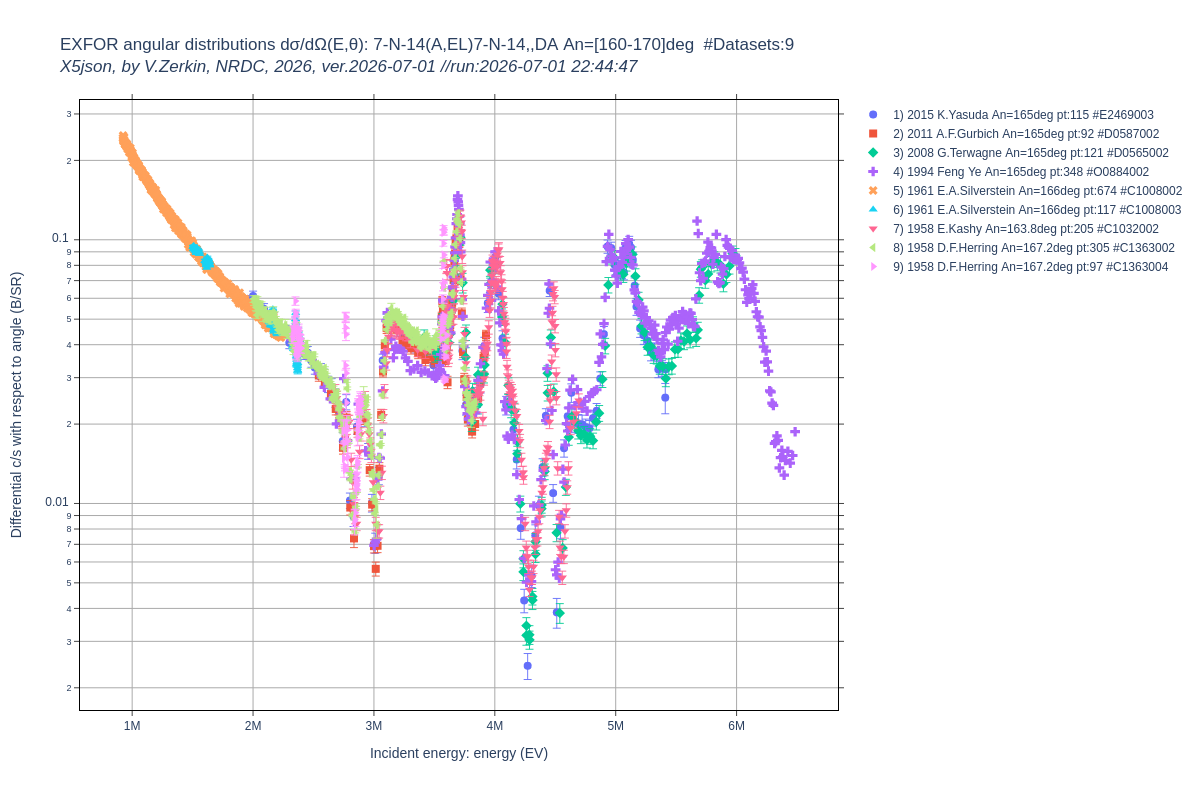

This chart was generated by the following Python code:
"""
 ***********************************************************************************
 * Copyright (C) 2026 Viktor Zerkin (NRDC), v.zerkin@gmail.com                     *
 *-----------------------------------------------------------------------------    *
 * Permission is hereby granted, free of charge, to any person obtaining a copy    *
 * of this software and associated documentation files (the "Software"), to deal   *
 * in the Software without restriction, including without limitation the rights    *
 * to use, copy, modify, merge, publish, distribute, sublicense, and/or sell       *
 * copies of the Software, and to permit persons to whom the Software is furnished *
 * to do so, subject to the following conditions:                                  *
 *                                                                                 *
 * The above copyright notice and this permission notice shall be included in all  *
 * copies or substantial portions of the Software.                                 *
 *                                                                                 *
 * THE SOFTWARE IS PROVIDED "AS IS", WITHOUT WARRANTY OF ANY KIND, EXPRESS OR      *
 * IMPLIED, INCLUDING BUT NOT LIMITED TO THE WARRANTIES OF MERCHANTABILITY,        *
 * FITNESS FOR A PARTICULAR PURPOSE AND NONINFRINGEMENT. IN NO EVENT SHALL THE     *
 * AUTHORS OR COPYRIGHT HOLDERS BE LIABLE FOR ANY CLAIM, DAMAGES OR OTHER          *
 * LIABILITY, WHETHER IN AN ACTION OF CONTRACT, TORT OR OTHERWISE, ARISING FROM,   *
 * OUT OF OR IN CONNECTION WITH THE SOFTWARE OR THE USE OR OTHER DEALINGS IN       *
 * THE SOFTWARE.                                                                   *
 *                                                                                 *
 *-----------------------------------------------------------------------------    *
 *   AUTHOR:                                                                       *
 *   Viktor Zerkin, PhD, IAEA-NDS(1999-2023), NRDC(1999-2026)                      *
 *   e-mail: v.zerkin@gmail.com                                                    *
 ***********************************************************************************
"""
import datetime
import json
import math
import sys
sys.path.append('./')
from x5subr import *
import plotly
from plotly.graph_objs import Scatter, Layout 
from pprint import pprint

print("Program: x5data4e.py, ver.2026-07-01")
print("Author:  V.Zerkin, Vienna, 2026")
print("Purpose: find datasets by reaction, load X5-json, extract data")
print("         filter data by angle, plot by Plotly")
print("")

ct=str(datetime.datetime.now())[:19]
print("Running: "+ct+"\n")
#input("Press the <ENTER> key to continue...")

nexample='default'
if (len(sys.argv)>1) and (sys.argv[1]!=''): nexample=str(sys.argv[1])

base='./'

def sort_ya1(ds):
    rr=str(ds['year1'])+','+ds['author1ini']+ds['author1']
    return rr

#datasets=read_csv_file("EXFOR-Datasets.csv")
datasets=read_csv_file("X5-Datasets.csv")
nDatasets=len(datasets)
print('-0-Datasets:'+str(nDatasets))
eiMin=None
eiMax=None

reacode='7-N-14(A,EL)7-N-14,,DA'
an=43; anMin=an-2; anMax=an+2
an=150; anMin=110; anMax=180
an=165; anMin=an-5; anMax=an+5
eiMax=6.5e6

if nexample=='ex1':
    reacode='6-C-12(A,EL)6-C-12,,DA'
    an=130; anMin=an-2; anMax=an+2
    an=130; anMin=an-3; anMax=an+3
    eiMax=6.5e6

if nexample=='ex2':
    reacode='8-O-16(P,EL)8-O-16,,DA'
    an=139; anMin=an-1; anMax=an+1
    eiMax=6e6

if nexample=='ex3':
    reacode='20-CA-40(P,EL)20-CA-40,,DA'
    an=160; anMin=an-2; anMax=an+2
    eiMax=3e6

print('---ReactionCode:',reacode)
print('---Angle.out:   ',anMin,'-',anMax,'deg.')
print('---Energy.in:   ',str(eiMin),'-',str(eiMax),'eV')

datasets=filter_datasets(datasets,'ReactionCode',reacode)
nDatasets=len(datasets)
print('-1-Datasets:'+str(nDatasets))
if (nDatasets<=0):
    print("---No data found---")
    sys.exit(2)

xtitle=''; ytitle=''
outDatasets={}
dss=[];ids=0
for dataset in datasets:
    entryfile=base+dataset['dir']+'/'+dataset['Entry']+'.x5.json'
    EntryID=dataset['Entry']
    SubentID=dataset['DatasetID'][:8]
    DatasetID=dataset['DatasetID']
    print(str(ids)+') File:['+entryfile+'] Subent:'+SubentID+' Dataset:'+DatasetID)
    f=open(entryfile)
    Entry=json.load(f)
    ids+=1
    Subent=get_subent(Entry,SubentID)
    if (Subent is None): continue
    ds=get_dataset(Subent,DatasetID)
#    print('\n\n++++\n'+json.dumps(ds,indent=2))
    if (ds is None): continue
    print('    c5data:',get_cvars(ds))
    yobj=ds['c5data'].get('y')
    eobj=ds['c5data'].get('x1')	# EN(EV)
    aobj=ds['c5data'].get('x2')	# ANG(ADEG)
    ytitle=ds['quantExpan']+' ('+yobj['units']+')'
    xtitle=eobj['expansion']+' ('+eobj['units']+')'
    yarr=yobj.get('y');  dyarr=yobj.get('dy')
    earr=eobj.get('x1'); dearr=eobj.get('dx1')
    aarr=aobj.get('x2'); daarr=aobj.get('dx2')
#    print('\t==arrays:',len(yarr),len(earr),len(aarr))
    if (yarr is None): continue
    if (earr is None): continue
    if (aarr is None): continue
    nPnt=0
    yy=[]; dy=[]; xx=[]; dx=[]; aa=-777; aas=[]
    for ii in range(len(yarr)):
        y=yarr[ii]
        e=earr[0]
        if len(earr)>1: e=earr[ii]  #--repeating value
        a=aarr[0]
        if len(aarr)>1: a=aarr[ii]  #--repeating value
        aas.append(a)
        if (a<anMin) or (a>anMax): continue
        if eiMax is not None:
            if (e>eiMax): continue
        aa=a
        nowDatasetSplit=ds['DatasetID']+' '+str(round(aa))
#       nowDatasetSplit=ds['DatasetID']+' '+str(math.floor(aa))
#       print('---nowDatasetSplit:['+nowDatasetSplit+']')
        nowDataset=outDatasets.get(nowDatasetSplit)
        if nowDataset is None:
            nowDataset={}
            outDatasets[nowDatasetSplit]=nowDataset
            nowDataset['DatasetID']=ds['DatasetID']
            nowDataset['year1']=ds['year1']
            nowDataset['author1ini']=ds['author1ini']
            nowDataset['author1']=ds['author1']
            yy=[]; dy=[]; xx=[]; dx=[]
            nowDataset['y']=yy; nowDataset['dy']=dy
            nowDataset['x']=xx; nowDataset['dx']=dx
            nowDataset['x4lbl']=str(ds['year1'])+' '+ds['author1ini']+ds['author1']+' An='+str(round(aa,1))+'deg'
#           print('++++\n'+json.dumps(nowDataset,indent=2))
        else:
            yy=nowDataset['y']; dy=nowDataset['dy']
            xx=nowDataset['x']; dx=nowDataset['dx']
        nPnt+=1
        yy.append(y)
        xx.append(e)
        if dyarr is not None: dy.append(dyarr[ii])
        if dearr is not None: dx.append(dearr[ii])
    aas=list(set(aas))
    aas=sorted(aas)
#   print('    outDatasets:'+str(len(outDatasets)))
    print('    Dataset:'+ds['DatasetID']+' '+str(ds['year1'])+','+ds['author1']
	+' #Pnt:'+str(len(yarr))
	+' #Pnt.selected:'+str(nPnt)
	+' #Aout:'+str(len(aas))
	+' Aout(deg):'+str(aas[:8])
	)
#    if ids>0: break

#print('++++++++\n'+json.dumps(outDatasets,indent=2))
outDatasets=list(outDatasets.values())
print('---ReactionCode:',reacode)
print('---Angle.out:   ',anMin,'-',anMax,'deg.')
print('---Energy.in:   ',str(eiMin),'-',str(eiMax),'eV')
print('---Data selected---')
dss=[];ids=0
for dataset in outDatasets:
    ids+=1
    print(str(ids).rjust(4)+' '+dataset['x4lbl']+' ly:'+str(len(dataset['y'])))
    if len(dataset['y'])>0: dss.append(dataset)
#    print('++++\n'+json.dumps(dataset,indent=2))

dss=sorted(dss,key=sort_ya1,reverse=True)
nDatasets=len(dss)
print('-1-Datasets:'+str(nDatasets))
if (nDatasets<=0):
    print("---No data to plot---")
    sys.exit(2)

#_________________Preparing EXFOR data for plot_________________
data1=[]; ii=0
for ds in dss:
    tr=Scatter(x=ds['x'],y=ds['y']
	,text=ds['x4lbl']
	,name=str(ii+1)+') '+ds['x4lbl']+' pt:'+str(len(ds['x']))+' #'+ds['DatasetID']
	,marker_symbol=str(ii%33)
	,marker_size=8
	,mode="markers"
	)
    if (ds['dy'] is not None): tr.error_y=dict(type='data',array=ds['dy'],visible=True,thickness=0.9)
    if (ds['dx'] is not None): tr.error_x=dict(type='data',array=ds['dx'],visible=True,thickness=0.9)
    data1.append(tr)
    ii+=1

xtype='linear';ytype='linear'
#xtype='log';
ytype='log'
plotTitle=reacode + ' An='+str(an)+'deg';
plotTitle=reacode + ' An=['+str(anMin)+'-'+str(anMax)+']deg';

#_________________Plot data from EXFOR_________________
plot1={}
plot1['data']=data1
xaxis=dict(title=xtitle,showline=True,linecolor='black',ticks='outside'
,showgrid=True,gridcolor='#aaaaaa',type=xtype)
yaxis={'title':ytitle,'showline':True,'linecolor':'black'
	,'showgrid':True, 'gridcolor':'#aaaaaa','ticks':'outside','type':ytype
	,'zeroline':True, 'zerolinecolor':'#dddddd'#, 'zerolinewidth':0.1
}
xaxis['mirror']='ticks'
yaxis['mirror']='ticks' 
plot1['layout']=Layout(title='EXFOR angular distributions d\u03c3/d\u03a9(E,\u03B8): '+plotTitle
	+'  #Datasets:'+str(nDatasets)
	+'<br><i>X5json, by V.Zerkin, NRDC, 2026, ver.2026-07-01 //run:'+ct+'</i>'
	,xaxis=xaxis,yaxis=yaxis
	,plot_bgcolor='white'
	,legend=dict(traceorder="grouped")
)

outhtml='x5data4e'
plotly.offline.plot(plot1,filename=outhtml+'.html',auto_open=False)

#needs: $ pip3 install -U kaleido
plotly.io.write_image(plot1,outhtml+'.png',width=1200,height=790)

print('\nProgram successfully completed')
